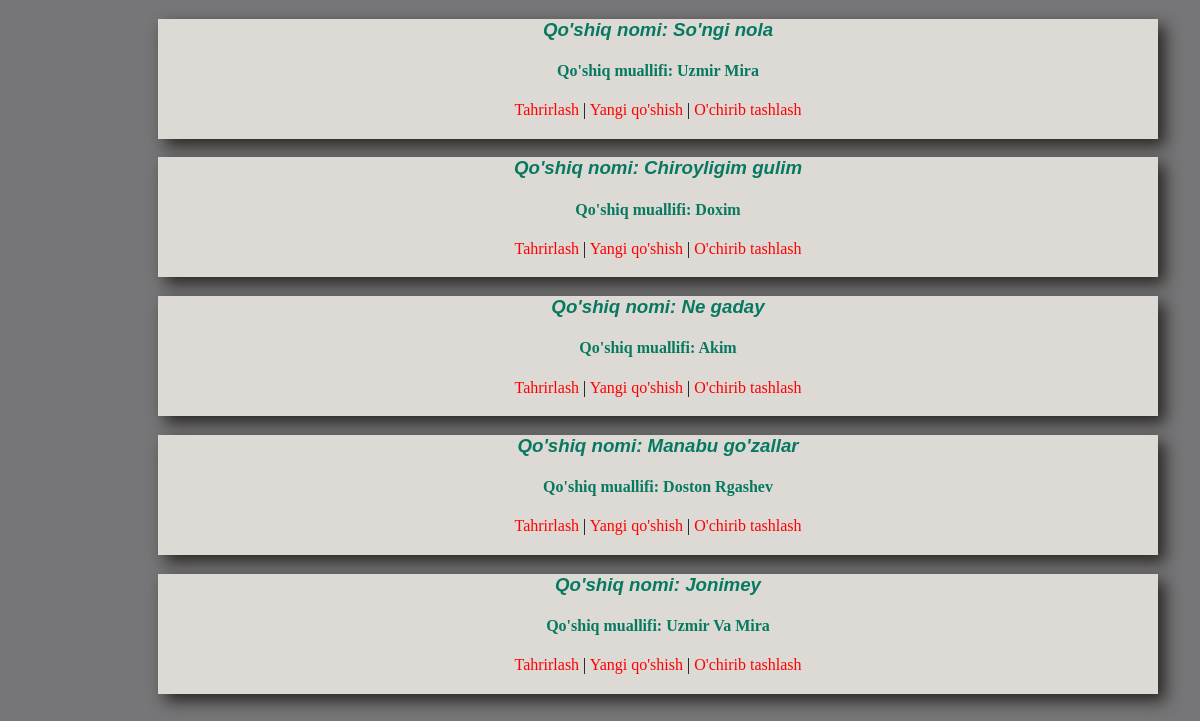
The page / on the database its author committed.
### musicplayer/models.py (models this page shows)
class MusicPlayerModel(models.Model):
    title = models.CharField(max_length=30)
    author = models.CharField(max_length=30)
    music = models.FileField(upload_to='musics')
    image = models.ImageField(upload_to='images')

### musicplayer/views.py (the view)
# urls.py: path('', HomePageView.as_view(), name='home'),
class HomePageView(ListView):
    model = MusicPlayerModel
    template_name = 'home.html'

### templates/home.html (shortened to what this page needs)
{% extends 'base.html' %}
{% block content %}
    <div class="allmusics">
        {% for musics in object_list %}
            <a href="{% url 'music_player' musics.pk %}">
                <div class="container">
                    <div class="title">
                        <h3>Qo'shiq nomi: {{ musics.title }}</h3>
                    </div>
                    <div class="author">
                        <h4>Qo'shiq muallifi: {{ musics.author | title }}</h4>
                    </div>
                    <div class="urls">
                        <a href="{% url 'edit_music' musics.pk %}">Tahrirlash</a> |
                        <a href="{% url 'add_music' %}">Yangi qo'shish</a> |
                        <a class="delete" href="{% url 'delete_music' musics.pk %}">O'chirib tashlash</a>
                    </div>
                </div>
            </a>
        {% endfor %}
    </div>
{% endblock content %}

### templates/base.html (shortened to what this page needs)
<!doctype html>
<html lang="en">
<head>
</head>
<body>
    {% block content %}
    {% endblock content %}
</body>
</html>

### templates/base.html (style rules this page uses)
* { text-decoration: none; color: black; }
body { background-color: #767577; }
.allmusics { text-align: center; align-items: center; }
.container { width:1000px; height:120px; margin-left: 150px; background-color: #dddad5; box-shadow: 7px 7px 15px #292723; }
.container .title h3 { color: #077960; font-style: italic; font-family: sans-serif; }
.container .author h4 { color: #077960; }
.container .urls a { color: red }

### rows shown on the page
MusicPlayerModel: title "So'ngi nola", author "Uzmir Mira"
MusicPlayerModel: title "Chiroyligim gulim", author "Doxim"
MusicPlayerModel: title "Ne gaday", author "Akim"
MusicPlayerModel: title "Manabu go'zallar", author "Doston Rgashev"
MusicPlayerModel: title "Jonimey", author "Uzmir Va Mira"
